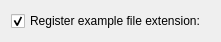
<?xml version="1.0" encoding="UTF-8"?>
<ui version="4.0">
 <class>RegisterFileCheckBoxForm</class>
 <widget class="QWidget" name="RegisterFileCheckBoxForm">
  <property name="geometry">
   <rect>
    <x>0</x>
    <y>0</y>
    <width>198</width>
    <height>35</height>
   </rect>
  </property>
  <property name="windowTitle">
   <string>Form</string>
  </property>
  <layout class="QVBoxLayout" name="verticalLayout">
   <item>
    <widget class="QCheckBox" name="RegisterFileCheckBox">
     <property name="text">
      <string>Register example file extension: </string>
     </property>
     <property name="checked">
      <bool>true</bool>
     </property>
    </widget>
   </item>
  </layout>
 </widget>
 <resources/>
 <connections/>
</ui>
